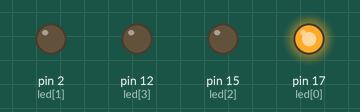
This sketch was run on a simulated Arduino Uno, built with avr-gcc and run on an emulated ATmega328P. Shown: output pins drawn as LEDs (lit = HIGH).

Above: at 0.05 s.
At 0.35 s:
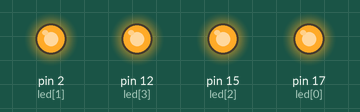
At 0.75 s:
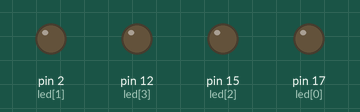
At 1.45 s:
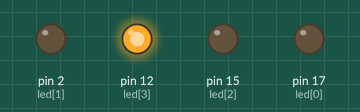
At 2.15 s:
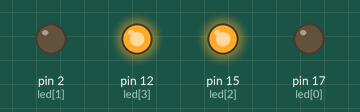
At 2.85 s:
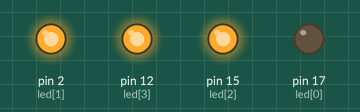
Timing chart, 0 to 3.1 s (numbered marks = the images above):
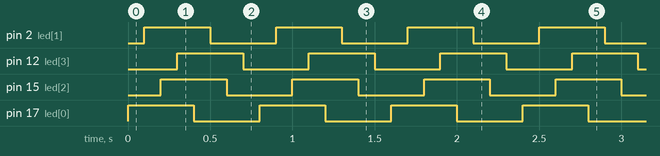

The sketch:

Lab2-2.ino
```cpp
int led[5] = {17, 2, 15, 12};

void setup() {
  pinMode(led[0], OUTPUT);
  pinMode(led[1], OUTPUT);
  pinMode(led[2], OUTPUT);
  pinMode(led[3], OUTPUT);

}

void loop() {
  digitalWrite(led[0], HIGH);
  delay(100);
  digitalWrite(led[1], HIGH);
  delay(100);
  digitalWrite(led[2], HIGH);
  delay(100);
  digitalWrite(led[3], HIGH);
  delay(100);
  digitalWrite(led[0], LOW);
  delay(100);
  digitalWrite(led[1], LOW);
  delay(100);
  digitalWrite(led[2], LOW);
  delay(100);
  digitalWrite(led[3], LOW);
  delay(100);

}
```

Measured:
- by itself, pin 2 (led[1]), pin 12 (led[3]), pin 15 (led[2]), pin 17 (led[0]): alternates HIGH for 0.40 s and LOW for 0.40 s
- by itself, everything shown: repeats every 0.80 s, in 8 steps
